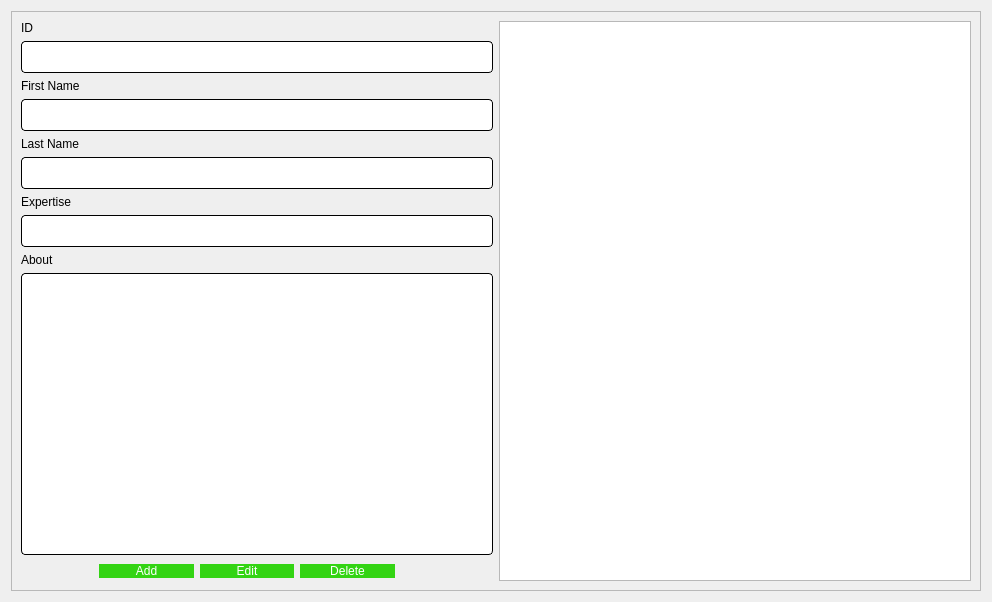
<?xml version="1.0" encoding="UTF-8"?>
<ui version="4.0">
 <class>ManageAuthors</class>
 <widget class="QDialog" name="ManageAuthors">
  <property name="geometry">
   <rect>
    <x>0</x>
    <y>0</y>
    <width>992</width>
    <height>602</height>
   </rect>
  </property>
  <property name="windowTitle">
   <string>Dialog</string>
  </property>
  <layout class="QHBoxLayout" name="horizontalLayout_5">
   <item>
    <widget class="QFrame" name="frame">
     <property name="frameShape">
      <enum>QFrame::StyledPanel</enum>
     </property>
     <property name="frameShadow">
      <enum>QFrame::Raised</enum>
     </property>
     <layout class="QHBoxLayout" name="horizontalLayout_4">
      <item>
       <layout class="QHBoxLayout" name="horizontalLayout_3">
        <item>
         <layout class="QVBoxLayout" name="verticalLayout_6">
          <item>
           <layout class="QVBoxLayout" name="verticalLayout_2">
            <item>
             <widget class="QLabel" name="label_2">
              <property name="styleSheet">
               <string notr="true">color: rgb(0, 0, 0);
font: 10pt &quot;Comic Sans MS&quot;;</string>
              </property>
              <property name="text">
               <string>ID</string>
              </property>
             </widget>
            </item>
            <item>
             <widget class="QLineEdit" name="ID">
              <property name="font">
               <font>
                <pointsize>-1</pointsize>
                <italic>false</italic>
                <bold>false</bold>
               </font>
              </property>
              <property name="styleSheet">
               <string notr="true">QLineEdit{
	background-color: rgb(255, 255, 255);
	 border: 1px  solid;
     border-radius: 4px;
	font: 24px
}</string>
              </property>
             </widget>
            </item>
           </layout>
          </item>
          <item>
           <layout class="QVBoxLayout" name="verticalLayout_3">
            <item>
             <widget class="QLabel" name="label_3">
              <property name="styleSheet">
               <string notr="true">color: rgb(0, 0, 0);
font: 10pt &quot;Comic Sans MS&quot;;</string>
              </property>
              <property name="text">
               <string>First Name</string>
              </property>
             </widget>
            </item>
            <item>
             <widget class="QLineEdit" name="firstName">
              <property name="styleSheet">
               <string notr="true">QLineEdit{
	background-color: rgb(255, 255, 255);
	 border: 1px  solid;
     border-radius: 4px;
	font: 24px
}</string>
              </property>
             </widget>
            </item>
           </layout>
          </item>
          <item>
           <layout class="QVBoxLayout" name="verticalLayout_4">
            <item>
             <widget class="QLabel" name="label_4">
              <property name="styleSheet">
               <string notr="true">color: rgb(0, 0, 0);
font: 10pt &quot;Comic Sans MS&quot;;</string>
              </property>
              <property name="text">
               <string>Last Name</string>
              </property>
             </widget>
            </item>
            <item>
             <widget class="QLineEdit" name="lastName">
              <property name="styleSheet">
               <string notr="true">QLineEdit{
	background-color: rgb(255, 255, 255);
	 border: 1px  solid;
     border-radius: 4px;
	font: 24px
}</string>
              </property>
             </widget>
            </item>
           </layout>
          </item>
          <item>
           <layout class="QVBoxLayout" name="verticalLayout_5">
            <item>
             <widget class="QLabel" name="label_5">
              <property name="styleSheet">
               <string notr="true">color: rgb(0, 0, 0);
font: 10pt &quot;Comic Sans MS&quot;;</string>
              </property>
              <property name="text">
               <string>Expertise</string>
              </property>
             </widget>
            </item>
            <item>
             <widget class="QLineEdit" name="expertise">
              <property name="styleSheet">
               <string notr="true">QLineEdit{
	background-color: rgb(255, 255, 255);
	 border: 1px  solid;
     border-radius: 4px;
	font: 24px
}</string>
              </property>
             </widget>
            </item>
           </layout>
          </item>
          <item>
           <layout class="QVBoxLayout" name="verticalLayout">
            <item>
             <widget class="QLabel" name="label_6">
              <property name="styleSheet">
               <string notr="true">color: rgb(0, 0, 0);
font: 10pt &quot;Comic Sans MS&quot;;</string>
              </property>
              <property name="text">
               <string>About</string>
              </property>
             </widget>
            </item>
            <item>
             <widget class="QTextEdit" name="about">
              <property name="styleSheet">
               <string notr="true">QTextEdit{
	background-color: rgb(255, 255, 255);
	 border: 1px  solid;
     border-radius: 4px;
	font: 24px
}</string>
              </property>
             </widget>
            </item>
           </layout>
          </item>
          <item>
           <layout class="QHBoxLayout" name="horizontalLayout_2">
            <item>
             <spacer name="horizontalSpacer">
              <property name="orientation">
               <enum>Qt::Horizontal</enum>
              </property>
              <property name="sizeType">
               <enum>QSizePolicy::Fixed</enum>
              </property>
              <property name="sizeHint" stdset="0">
               <size>
                <width>78</width>
                <height>20</height>
               </size>
              </property>
             </spacer>
            </item>
            <item>
             <layout class="QHBoxLayout" name="horizontalLayout">
              <item>
               <widget class="QPushButton" name="addButtton">
                <property name="styleSheet">
                 <string notr="true">QPushButton
{ 
	border-radius:15px;
	font: 10pt &quot;Comic Sans MS&quot;;
	background-color: #33D413;
	padding : 0 4px;
	border-radius:10px;
	color: rgb(255, 255, 255);
}


QPushButton:hover:!pressed

{
background:#4f85e2;
}
</string>
                </property>
                <property name="text">
                 <string>Add</string>
                </property>
               </widget>
              </item>
              <item>
               <widget class="QPushButton" name="editButton">
                <property name="styleSheet">
                 <string notr="true">QPushButton
{ 
	border-radius:15px;
	font: 10pt &quot;Comic Sans MS&quot;;
	background-color: #33D413;
	padding : 0 4px;
	border-radius:10px;
	color: rgb(255, 255, 255);
}


QPushButton:hover:!pressed

{
background:#4f85e2;
}
</string>
                </property>
                <property name="text">
                 <string>Edit</string>
                </property>
               </widget>
              </item>
              <item>
               <widget class="QPushButton" name="deleteButton">
                <property name="styleSheet">
                 <string notr="true">QPushButton
{ 
	border-radius:15px;
	font: 10pt &quot;Comic Sans MS&quot;;
	background-color: #33D413;
	padding : 0 4px;
	border-radius:10px;
	color: rgb(255, 255, 255);
}


QPushButton:hover:!pressed

{
background:#4f85e2;
}
</string>
                </property>
                <property name="text">
                 <string>Delete</string>
                </property>
               </widget>
              </item>
             </layout>
            </item>
            <item>
             <spacer name="horizontalSpacer_2">
              <property name="orientation">
               <enum>Qt::Horizontal</enum>
              </property>
              <property name="sizeType">
               <enum>QSizePolicy::Fixed</enum>
              </property>
              <property name="sizeHint" stdset="0">
               <size>
                <width>98</width>
                <height>20</height>
               </size>
              </property>
             </spacer>
            </item>
           </layout>
          </item>
         </layout>
        </item>
        <item>
         <widget class="QTableView" name="authorTableView">
          <property name="styleSheet">
           <string notr="true">QHeaderView::section { background-color: #4f85e2; font: solid}</string>
          </property>
          <property name="selectionMode">
           <enum>QAbstractItemView::SingleSelection</enum>
          </property>
          <property name="selectionBehavior">
           <enum>QAbstractItemView::SelectRows</enum>
          </property>
          <attribute name="verticalHeaderVisible">
           <bool>false</bool>
          </attribute>
         </widget>
        </item>
       </layout>
      </item>
     </layout>
    </widget>
   </item>
  </layout>
 </widget>
 <resources/>
 <connections/>
</ui>
